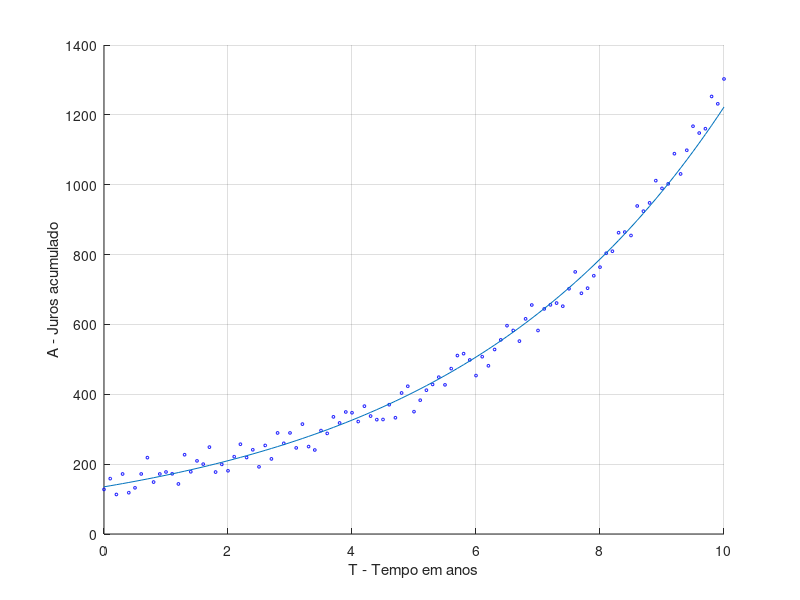

Source code (MATLAB):
%Conjunto 2.1 - Mateus Leon
arq = load("jurosExponenciais.mat");
t = arq.juros(:, 1);
currentval = arq.juros(:, 2);

figure(1, 'Name', 'Juros exponenciais')
hold on
plot(t, currentval, 'ob', 'MarkerSize', 2);

#A = A0e^rt
%(2)
%linearização = ln(A) = ln(A0^rt) = ln(A0)+rt
%transformar em y=mx+b
%y=ln(A),
%m=r (a taxa de crescimento anual),
%x=t,
%b=ln(A0) (o logaritmo do valor inicial).

#A = rt+ln(A0)

lnA = log(currentval);
#isso dá ln(A0^rt)

p = polyfit(t, lnA, 1);
#polinomio ajustado para (t, ln(A0^rt), 1) é rt+ln(A0)
r = p(1);
lnA0 = p(2);

A0 = exp(lnA0);
A = A0*exp(r*t);
printf("Variável r: %f\n", r);
printf("Variável A0: %f\n", A0);
plot(t, A);
xlabel('T - Tempo em anos')
ylabel('A - Juros acumulado')
grid on;


